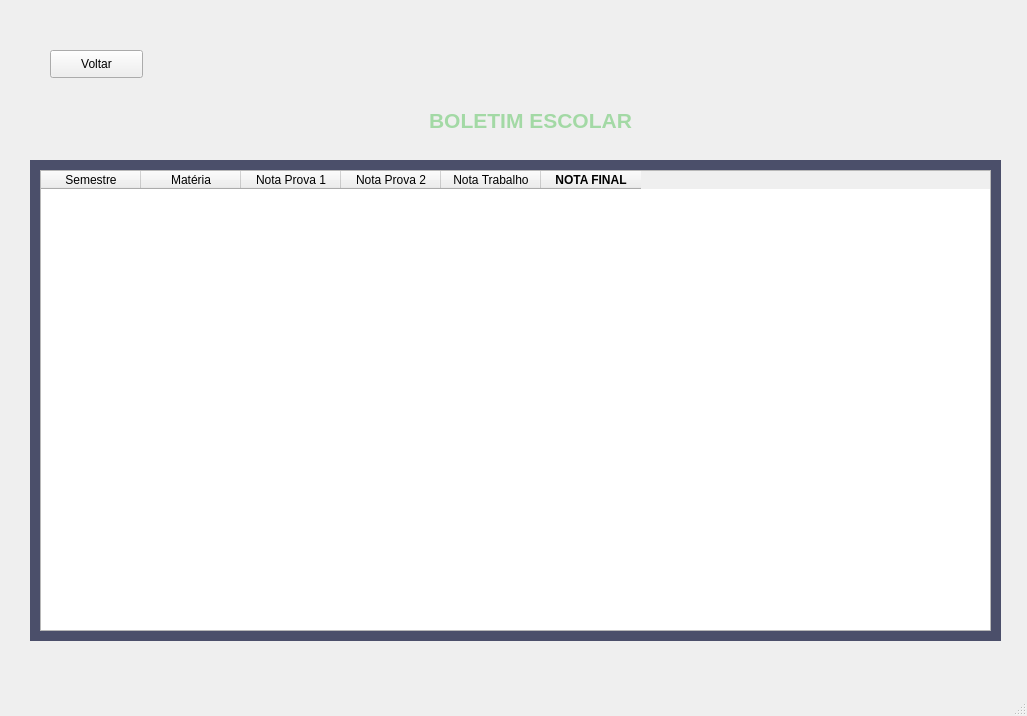
<?xml version="1.0" encoding="UTF-8"?>
<ui version="4.0">
 <class>MainWindow</class>
 <widget class="QMainWindow" name="MainWindow">
  <property name="geometry">
   <rect>
    <x>0</x>
    <y>0</y>
    <width>1027</width>
    <height>716</height>
   </rect>
  </property>
  <property name="windowTitle">
   <string>MainWindow</string>
  </property>
  <widget class="QWidget" name="centralwidget">
   <widget class="QLabel" name="label">
    <property name="geometry">
     <rect>
      <x>0</x>
      <y>-60</y>
      <width>1231</width>
      <height>861</height>
     </rect>
    </property>
    <property name="text">
     <string/>
    </property>
    <property name="pixmap">
     <pixmap>../../../Downloads/WhatsApp Image 2024-09-03 at 19.52.41.jpeg</pixmap>
    </property>
   </widget>
   <widget class="QPushButton" name="voltar">
    <property name="geometry">
     <rect>
      <x>50</x>
      <y>50</y>
      <width>93</width>
      <height>28</height>
     </rect>
    </property>
    <property name="text">
     <string>Voltar</string>
    </property>
   </widget>
   <widget class="QLabel" name="label_6">
    <property name="geometry">
     <rect>
      <x>30</x>
      <y>160</y>
      <width>971</width>
      <height>481</height>
     </rect>
    </property>
    <property name="styleSheet">
     <string notr="true">
background-color: rgba(5, 10, 48, 178);</string>
    </property>
    <property name="text">
     <string/>
    </property>
   </widget>
   <widget class="QLabel" name="label_4">
    <property name="geometry">
     <rect>
      <x>400</x>
      <y>100</y>
      <width>261</width>
      <height>41</height>
     </rect>
    </property>
    <property name="font">
     <font>
      <pointsize>10</pointsize>
      <weight>75</weight>
      <bold>true</bold>
     </font>
    </property>
    <property name="text">
     <string>&lt;html&gt;&lt;head/&gt;&lt;body&gt;&lt;p align=&quot;center&quot;&gt;&lt;span style=&quot; font-size:16pt; color:#a3d9a5;&quot;&gt;BOLETIM ESCOLAR&lt;/span&gt;&lt;/p&gt;&lt;/body&gt;&lt;/html&gt;</string>
    </property>
   </widget>
   <widget class="QTableWidget" name="tableWidget">
    <property name="geometry">
     <rect>
      <x>40</x>
      <y>170</y>
      <width>951</width>
      <height>461</height>
     </rect>
    </property>
    <column>
     <property name="text">
      <string>Semestre</string>
     </property>
     <property name="textAlignment">
      <set>AlignCenter</set>
     </property>
    </column>
    <column>
     <property name="text">
      <string>Matéria</string>
     </property>
     <property name="textAlignment">
      <set>AlignCenter</set>
     </property>
    </column>
    <column>
     <property name="text">
      <string>Nota Prova 1</string>
     </property>
     <property name="textAlignment">
      <set>AlignCenter</set>
     </property>
    </column>
    <column>
     <property name="text">
      <string>Nota Prova 2</string>
     </property>
     <property name="textAlignment">
      <set>AlignCenter</set>
     </property>
    </column>
    <column>
     <property name="text">
      <string>Nota Trabalho</string>
     </property>
     <property name="textAlignment">
      <set>AlignCenter</set>
     </property>
    </column>
    <column>
     <property name="text">
      <string>NOTA FINAL</string>
     </property>
     <property name="font">
      <font>
       <weight>75</weight>
       <bold>true</bold>
      </font>
     </property>
     <property name="textAlignment">
      <set>AlignCenter</set>
     </property>
    </column>
   </widget>
  </widget>
  <widget class="QMenuBar" name="menubar">
   <property name="geometry">
    <rect>
     <x>0</x>
     <y>0</y>
     <width>1027</width>
     <height>26</height>
    </rect>
   </property>
  </widget>
  <widget class="QStatusBar" name="statusbar"/>
 </widget>
 <resources/>
 <connections/>
</ui>
